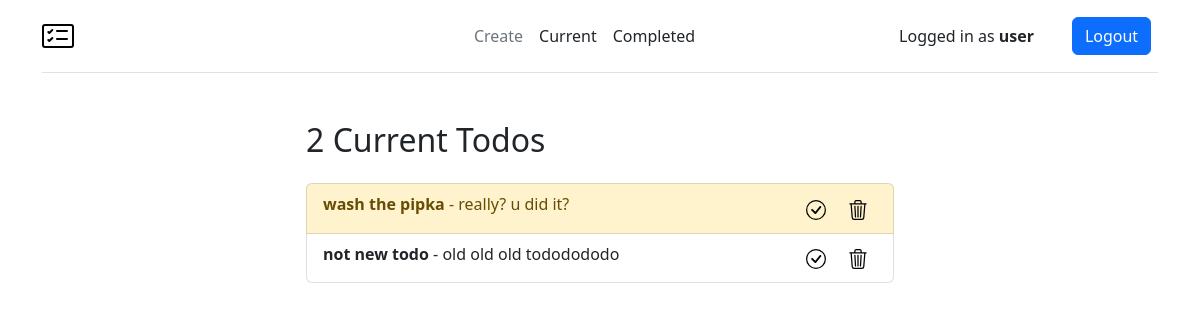
/current/ (signed in), run on an earlier commit of the app's database.
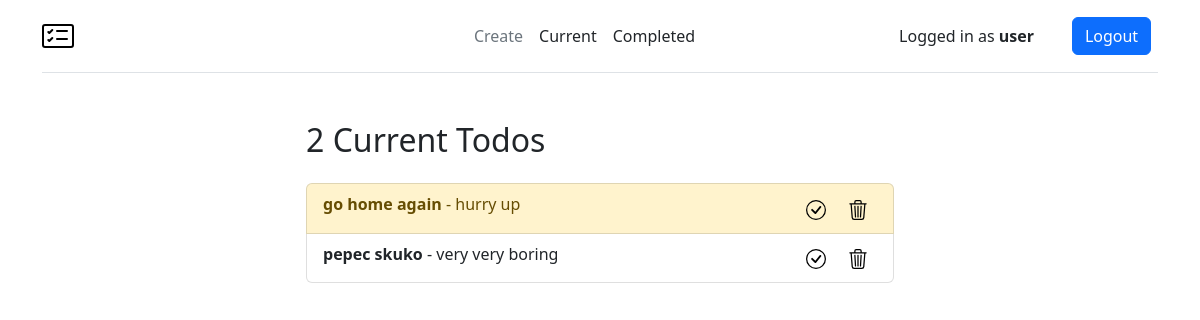
And on a later commit of the database.
### todo/models.py (models this page shows, shortened)
class Todo(models.Model):
    title = models.CharField(max_length=100)
    description = models.TextField(blank=True) #blank=True -> необязательно к заполнению
    important = models.BooleanField(default=False)
    created = models.DateTimeField(auto_now_add=True)
    datecompleted = models.DateTimeField(null=True, blank=True) #null=True -> необязательно к заполнению
    user = models.ForeignKey(User, on_delete=models.CASCADE)

### todo/views.py (the view)
# urls.py: path('current/', views.currenttodos, name='currenttodos'),
@login_required
def currenttodos(request):
    todos = Todo.objects.filter(user=request.user, datecompleted__isnull=True)
    return render(request, 'todo/currenttodos.html', {'todos':todos})

### todo/templates/todo/currenttodos.html (shortened to what this page needs)
{% extends "todo/base.html" %}
{% load static %}
{% block content %}
    <div class="row justify-content-center mt-5">
        <div class="col-md-6">
            {% if todos %}
                 <h2>{{ todos.count }} Current Todo{{ todos.count|pluralize }}</h2>
            {% else %}
                           <h2>Current Todos</h2>
            {% endif %}
        </div>
    </div>
    <div class="row justify-content-center mt-3">
        <div class="col-md-6">
        {% if todos %}
            <div class="list-group list-group">
                {% for todo in todos %}
                    <a href="{% url 'viewtodo' todo.id %}" class="list-group-item d-flex justify-content-between list-group-item-action{% if todo.important %} list-group-item-warning{% endif %}">
                        <div><b>{{ todo.title }}</b>{% if todo.description %} - {{ todo.description|truncatechars:50 }}{% endif %}</div>
                    <span>
                        <form style="display: inline" method="POST" action="{% url 'completetodo' todo.id %}">
                            <button id="complete" type="submit" class="btn btn-sm" data-toggle="tooltip" title="Complete">
                                <img src="{% static 'todo/check-circle.svg' %}" alt="Bootstrap" width="20" height="20">
                            </button>
                        </form>
                        <form style="display: inline" method="POST" action="{% url 'deletetodo' todo.id %}">
                            <button id="delete" type="submit" class="btn btn-sm" data-toggle="tooltip" title="Delete">
                                <img src="{% static 'todo/trash3.svg' %}" alt="Bootstrap" width="20" height="20">
                            </button>
                        </form>
                    </span>
                </a>
                {% endfor %}
            </div>
        {% endif %}
        </div>
    </div>
{% endblock %}

What changed in the data, as far as the page shows it:
no longer on this page (row edited): Todo: title "wash the pipka", description "really? u did it?", important True (drawn)
removed Todo: title "not new todo", description "old old old tododododo", important False (drawn)
added Todo: title "go home again", description "hurry up", important True (drawn)
added Todo: title "pepec skuko", description "very very boring", important False (drawn)
